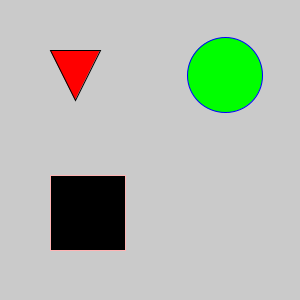
Frame 1 (no input)
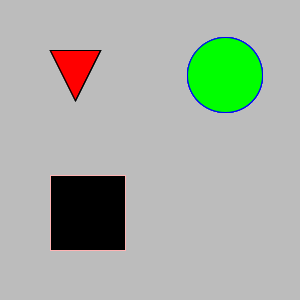
Frame 60 (the mouse pressed at the canvas centre just before this capture)
Frame 120 (the mouse held since frame 60 and released just before this capture): identical to frame 60, image omitted

The Processing sketch that drew these frames (run headless with seeded random() and noise(); from frame 60 on, the mouse is pressed at the canvas centre):

// Processing sketch: processing_169857
// ── processing_169857.pde

 
   
void setup() {
   
size(300,300);
     
}
   
   
void draw() {
     
  // effet de transparence
  fill(180,25);
  noStroke();
  rect(0,0,width,height);
   
     
  fill(255,0,0); // la premiÃ¨re forme sera rouge
  stroke(0); // avec un contour noir
  triangle(50,50,100,50,75,100); // triangle pointe vers le bas en haut Ã  gauche
  
  fill(0,255,0); // la premiÃ¨re forme sera verte
  stroke(0,0,255); // avec un contour bleu
  ellipse(225,75,75,75); // triangle pointe vers le haut en haut Ã  droite
     
 fill(0); // la premiÃ¨re forme sera noire
  stroke(255,180,180); // avec un contour bleu
  rect(50,175,75,75); // triangle pointe vers le haut en haut Ã  droite
     
     
  // cette partie est un peu plus compliquÃ©e
  // on va dessiner un triangle avec comme premier sommetla position de la souris
  // (donnÃ©es par les mots clÃ©s "mouseX" et "mouseY")
  // (se rÃ©fÃ©rer au exemples sur les interactions avec la souris : http://www.openprocessing.org/classroom/4441)
  // mais on dessinera si et seulement si notre souris est placÃ©e dans le dernier cadran ;
  // c'est Ã  dire si la valeur de mouseX est supÃ©rieure Ã  150 ET si la valeur de mouseY est supÃ©rieure Ã  150 aussi.
     
  if(mouseX>150 && mouseY>150){ 
  fill(random(255),random(255),random(255),150);
  noStroke();  
  triangle(mouseX,mouseY, random(150,300), random(150,300),random(150,300), random(150,300));

  }
     
        
}
